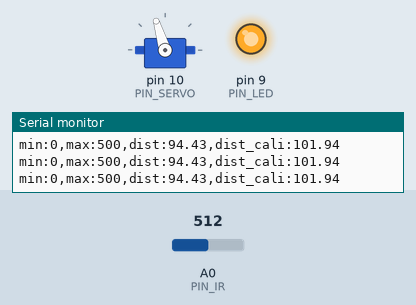
Simulated run of this sketch. Board: Arduino Uno, built with avr-gcc and run on an emulated ATmega328P. Shown: servo, output pins drawn as LEDs (lit = HIGH), the last lines printed to the serial monitor. The test bench sets the inputs (shaded band); at power-on: A0 (PIN_IR) = 512.

Above: at 1.2 s.
1.3 s: A0 (PIN_IR) set to 291
2.8 s: A0 (PIN_IR) set to 269
At 3.8 s:
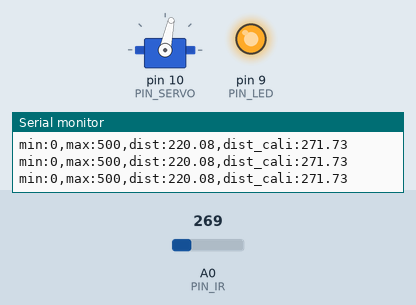
4.3 s: A0 (PIN_IR) set to 511
At 5.0 s:
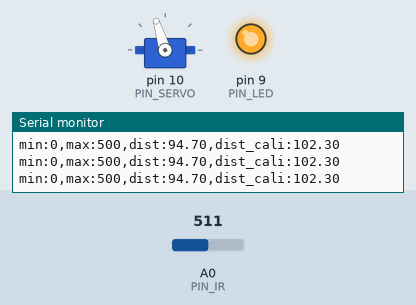
Timing chart, 0 to 7.3 s (numbered marks = the images above; inputs shaded):
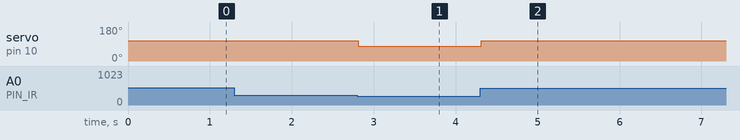

Measured:
- the behaviour switches between 282 and 281 on A0 (PIN_IR) (found by bisection; images 0 and 1)
- after the input at 2.8 s, servo on pin 10 (PIN_SERVO): 107° → 78° at once
- after the input at 4.3 s, servo on pin 10 (PIN_SERVO): 78° → 107° at once

The sketch:

21_bbc_20213089.ino
```cpp
#include <Servo.h>
#define PIN_SERVO 10
#define PIN_IR A0
#define PIN_LED 9

Servo myservo;

int a, b;

void setup() {

// initialize GPIO pins
  pinMode(PIN_LED,OUTPUT);
  digitalWrite(PIN_LED, 1);

// initialize serial port
  Serial.begin(57600);

  a = 93; //70;
  b = 315; //300;
}

float ir_distance(void){ // return value unit: mm
  float val;
  float volt = float(analogRead(PIN_IR));
  val = ((6762.0/(volt-9.0))-4.0) * 10.0;
  return val;
}

void loop() {
  myservo.attach(PIN_SERVO);
  //myservo.writeMicroseconds(1500);
float raw_dist = ir_distance();
  float dist_cali = 100 + 300.0 / (b - a) * (raw_dist - a);
  Serial.print("min:0,max:500,dist:");
  Serial.print(raw_dist);
  Serial.print(",dist_cali:");
  Serial.println(dist_cali);
  if(dist_cali > 255) myservo.writeMicroseconds(1350);
  else myservo.writeMicroseconds(1650);
  delay(20);
}
```
